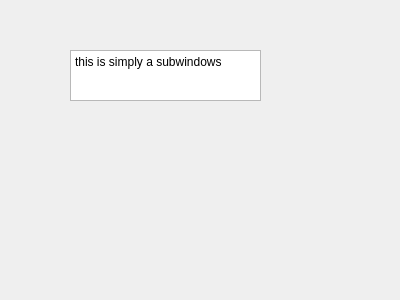
<?xml version="1.0" encoding="UTF-8"?>
<ui version="4.0">
 <class>Form</class>
 <widget class="QWidget" name="Form">
  <property name="geometry">
   <rect>
    <x>0</x>
    <y>0</y>
    <width>400</width>
    <height>300</height>
   </rect>
  </property>
  <property name="windowTitle">
   <string>Form</string>
  </property>
  <widget class="QTextBrowser" name="textBrowser">
   <property name="geometry">
    <rect>
     <x>70</x>
     <y>50</y>
     <width>191</width>
     <height>51</height>
    </rect>
   </property>
   <property name="html">
    <string>&lt;!DOCTYPE HTML PUBLIC &quot;-//W3C//DTD HTML 4.0//EN&quot; &quot;http://www.w3.org/TR/REC-html40/strict.dtd&quot;&gt;
&lt;html&gt;&lt;head&gt;&lt;meta name=&quot;qrichtext&quot; content=&quot;1&quot; /&gt;&lt;meta charset=&quot;utf-8&quot; /&gt;&lt;style type=&quot;text/css&quot;&gt;
p, li { white-space: pre-wrap; }
hr { height: 1px; border-width: 0; }
li.unchecked::marker { content: &quot;\2610&quot;; }
li.checked::marker { content: &quot;\2612&quot;; }
&lt;/style&gt;&lt;/head&gt;&lt;body style=&quot; font-family:'Microsoft YaHei UI'; font-size:9pt; font-weight:400; font-style:normal;&quot;&gt;
&lt;p style=&quot; margin-top:0px; margin-bottom:0px; margin-left:0px; margin-right:0px; -qt-block-indent:0; text-indent:0px;&quot;&gt;this is simply a subwindows&lt;/p&gt;
&lt;p style=&quot;-qt-paragraph-type:empty; margin-top:0px; margin-bottom:0px; margin-left:0px; margin-right:0px; -qt-block-indent:0; text-indent:0px;&quot;&gt;&lt;br /&gt;&lt;/p&gt;&lt;/body&gt;&lt;/html&gt;</string>
   </property>
  </widget>
 </widget>
 <resources/>
 <connections/>
</ui>
